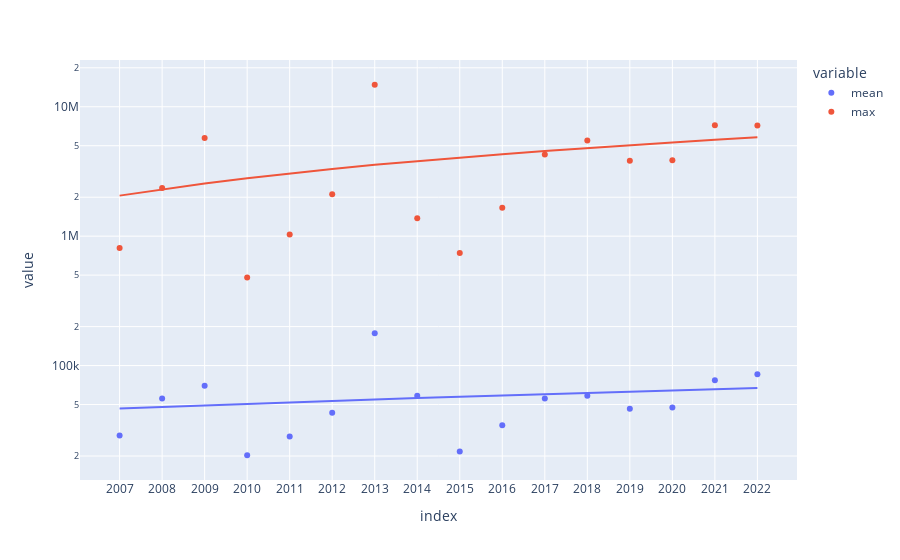

Notebook code cell kept with this figure:
### Code cell
exp_vinho_val = polars_df_to_pandas_series(exp_vinho_qtd_summ[[1,7],1:])
exp_vinho_val.columns = ["mean", "max"]
fig = px.scatter(exp_vinho_val, log_y=True, trendline='ols')
fig.show()

### Figure 1 — Plotly figure (JSON) as saved in the notebook; plotly's stock layout.template omitted (floating-point values rounded to 4 significant figures)
{"data": [{"hovertemplate": "variable=mean<br>index=%{x}<br>value=%{y}<extra></extra>", "legendgroup": "mean", "marker": {"color": "#636efa", "symbol": "circle"}, "mode": "markers", "name": "mean", "orientation": "v", "showlegend": true, "type": "scatter", "x": ["2007", "2008", "2009", "2010", "2011", "2012", "2013", "2014", "2015", "2016", "2017", "2018", "2019", "2020", "2021", "2022"], "xaxis": "x", "y": ["28798.046875", "55610.15625", "69851.46875", "20275.8046875", "28243.125", "43135.1015625", "177694.1015625", "58381.2109375", "21634.0625", "34646.125", "55746.9296875", "58484.8671875", "46365.828125", "47486.625", "76968.296875", "85510.015625"], "yaxis": "y"}, {"hovertemplate": "<b>OLS trendline</b><br>value = 1361.75 * index + -2.68645e+06<br>R<sup>2</sup>=0.029926<br><br>variable=mean<br>index=%{x}<br>value=%{y} <b>(trend)</b><extra></extra>", "legendgroup": "mean", "marker": {"color": "#636efa", "symbol": "circle"}, "mode": "lines", "name": "mean", "showlegend": false, "type": "scatter", "x": ["2007", "2008", "2009", "2010", "2011", "2012", "2013", "2014", "2015", "2016", "2017", "2018", "2019", "2020", "2021", "2022"], "xaxis": "x", "y": [46590.0, 47950.0, 49310.0, 50670.0, 52040.0, 53400.0, 54760.0, 56120.0, 57480.0, 58840.0, 60210.0, 61570.0, 62930.0, 64290.0, 65650.0, 67020.0], "yaxis": "y"}, {"hovertemplate": "variable=max<br>index=%{x}<br>value=%{y}<extra></extra>", "legendgroup": "max", "marker": {"color": "#EF553B", "symbol": "circle"}, "mode": "markers", "name": "max", "orientation": "v", "showlegend": true, "type": "scatter", "x": ["2007", "2008", "2009", "2010", "2011", "2012", "2013", "2014", "2015", "2016", "2017", "2018", "2019", "2020", "2021", "2022"], "xaxis": "x", "y": ["810038.0", "2352768.0", "5732280.0", "478630.0", "1030254.0", "2103968.0", "14795694.0", "1373747.0", "741370.0", "1655417.0", "4274650.0", "5494321.0", "3826587.0", "3869243.0", "7192362.0", "7156293.0"], "yaxis": "y"}, {"hovertemplate": "<b>OLS trendline</b><br>value = 249699 * index + -4.99088e+08<br>R<sup>2</sup>=0.104585<br><br>variable=max<br>index=%{x}<br>value=%{y} <b>(trend)</b><extra></extra>", "legendgroup": "max", "marker": {"color": "#EF553B", "symbol": "circle"}, "mode": "lines", "name": "max", "showlegend": false, "type": "scatter", "x": ["2007", "2008", "2009", "2010", "2011", "2012", "2013", "2014", "2015", "2016", "2017", "2018", "2019", "2020", "2021", "2022"], "xaxis": "x", "y": [2058000.0, 2307000.0, 2557000.0, 2807000.0, 3057000.0, 3306000.0, 3556000.0, 3806000.0, 4055000.0, 4305000.0, 4555000.0, 4804000.0, 5054000.0, 5304000.0, 5554000.0, 5803000.0], "yaxis": "y"}], "layout": {"legend": {"title": {"text": "variable"}, "tracegroupgap": 0}, "margin": {"t": 60}, "xaxis": {"anchor": "y", "domain": [0, 1], "title": {"text": "index"}}, "yaxis": {"anchor": "x", "domain": [0, 1], "title": {"text": "value"}, "type": "log"}}}
